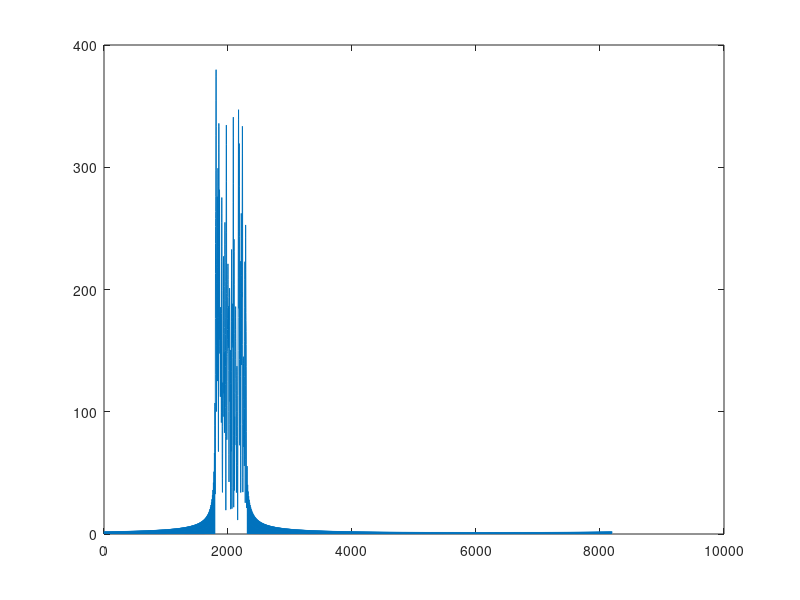
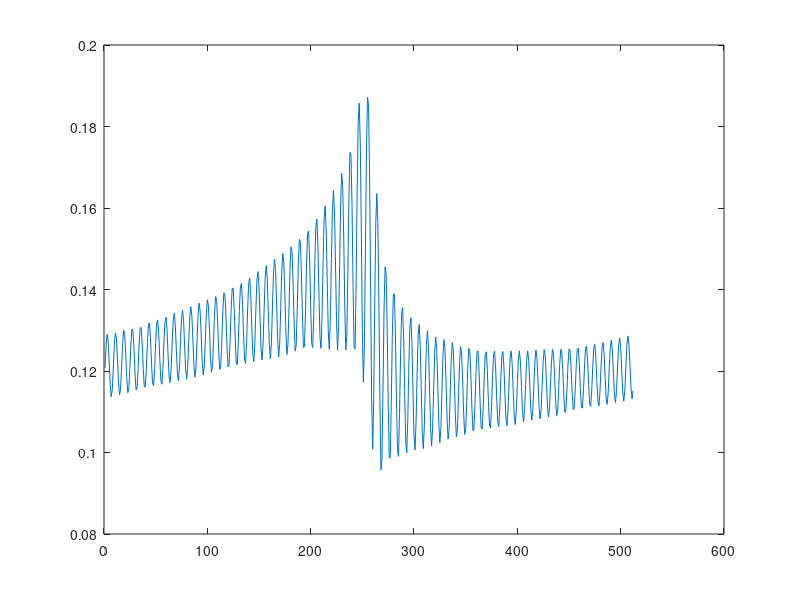
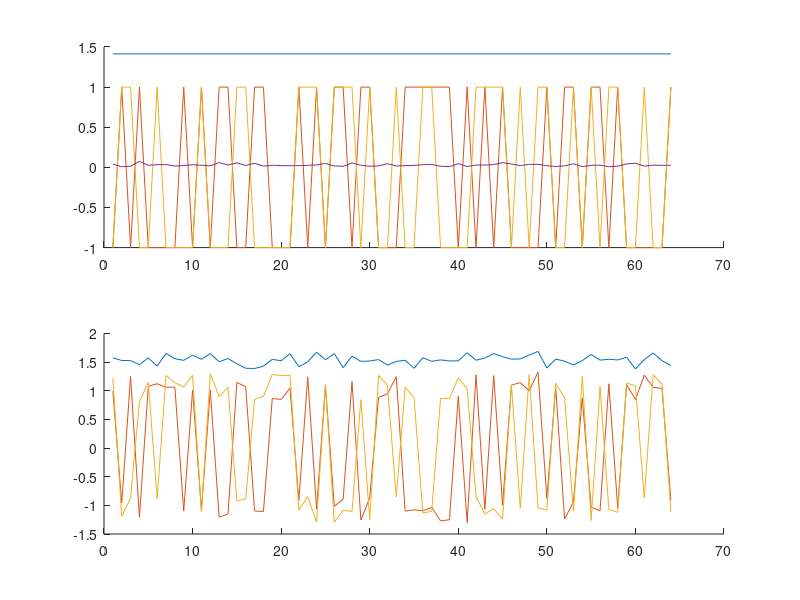

MATLAB code to generate these figures, in order:
%Rayleigh
%code to simulate a QPSK signal through 3-path Rayleigh channel
%https://www.researchgate.net/post/Simulate-Rayleigh-channel-using-Matlab
%2024.03.26 F-up/down
%04.07 conv size fix
%04.17 frequency conversion fix -> 0.5*pi

clear all, clc, close all

signal_length = 64;
SNR_dB = 30;
P = 1;

signal_r=2*(rand([signal_length,1])>0.5)-1;
signal_i=2*(rand([signal_length,1])>0.5)-1;
QPSK=signal_r+1i*signal_i;

%hold on
%plot(abs(QPSK))
%plot(real(QPSK))
%plot(imag(QPSK))
%%plot(abs(fft(QPSK, 8*length(QPSK))))
%return

% frequency upconversion

interpol = 16;

ll = interpol*length(QPSK);
ii = 1:ll;
size(ii)
size(QPSK)
%QPSK2 = []
QPSK2 = interpft(QPSK, ll);
size(QPSK2)

f = 0.5; % -1<f<1

% frequency upconversion
%QPSK2 = QPSK2.*exp(8*(interpol/Ls)*1i*ii');
QPSK2 = QPSK2.*exp(f*pi*1i*ii');

figure(1)
plot(abs(fft(QPSK2, 8*length(QPSK2))))

% frequency downconversion
QPSK2 = QPSK2.*exp(-f*0.5*pi*1i*ii');
QPSK2 = resample(QPSK2, 1, interpol);

figure(2)
plot(abs(fft(QPSK2, 8*length(QPSK2))))
% hold on
% plot(abs(QPSK2))
% plot(real(QPSK2))
% plot(imag(QPSK2))

%return

Es=((QPSK)' *(QPSK) ) / signal_length;
N0=Es/10^(SNR_dB/10);

h=sqrt(P/2)*(randn(1,3)+1i*randn(1,3));
h(2) = 0;
h(3) = 0.1*h(3);

fading=conv(QPSK , h, "full");
fading = fading(1:length(QPSK)); %conv size fix

noise=sqrt(N0/4)*( randn(length(fading),1)+1i*randn(length(fading),1) );

received = fading+noise;

figure(3)
subplot(211)
hold on
plot(abs(QPSK))
plot(real(QPSK))
plot(imag(QPSK))
plot(abs(noise))

subplot(212)
hold on
plot(abs(received))
plot(real(received))
plot(imag(received))
